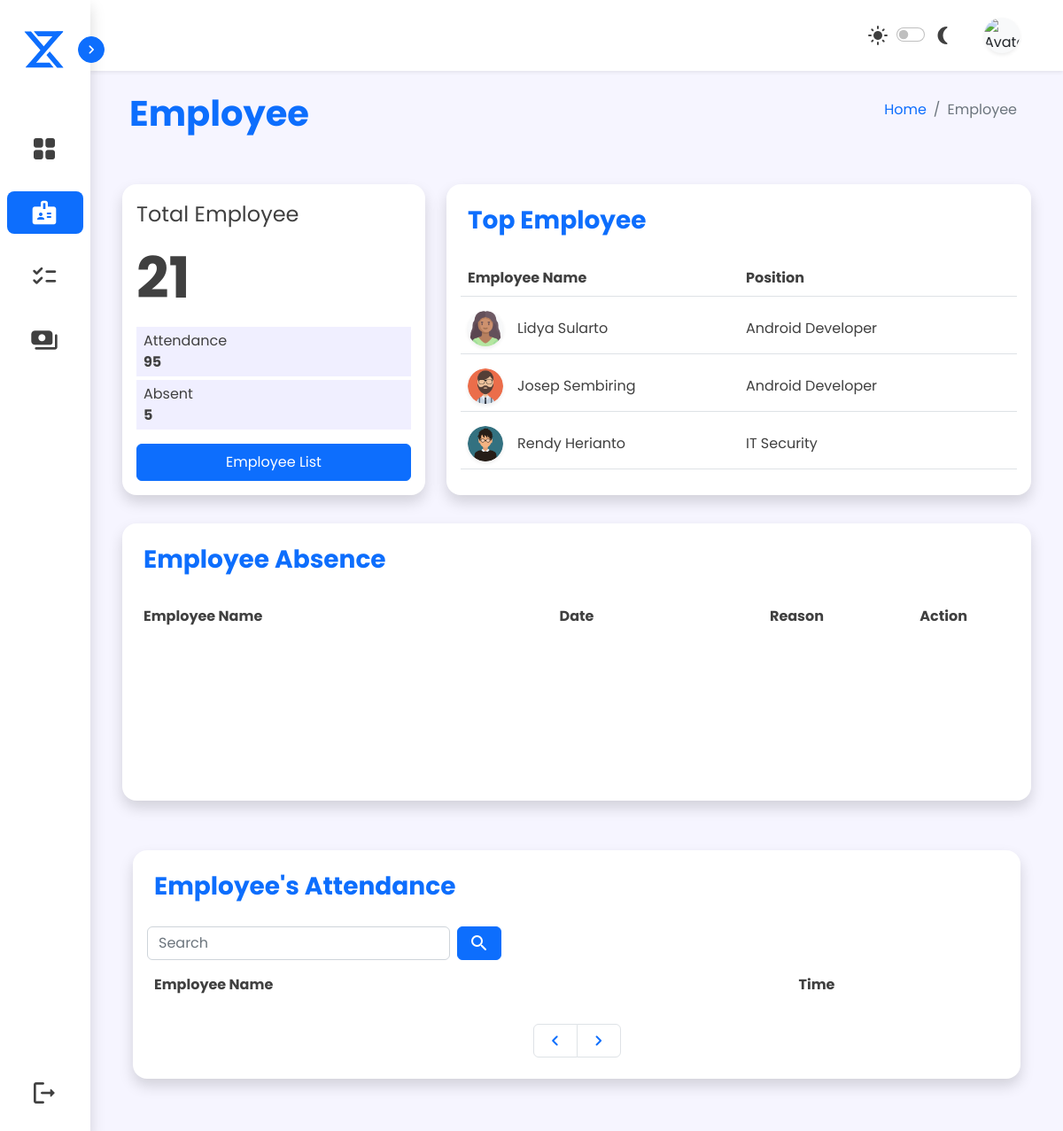
The page /sources/admin/admin-employee.php (signed in) on the database as committed earlier.
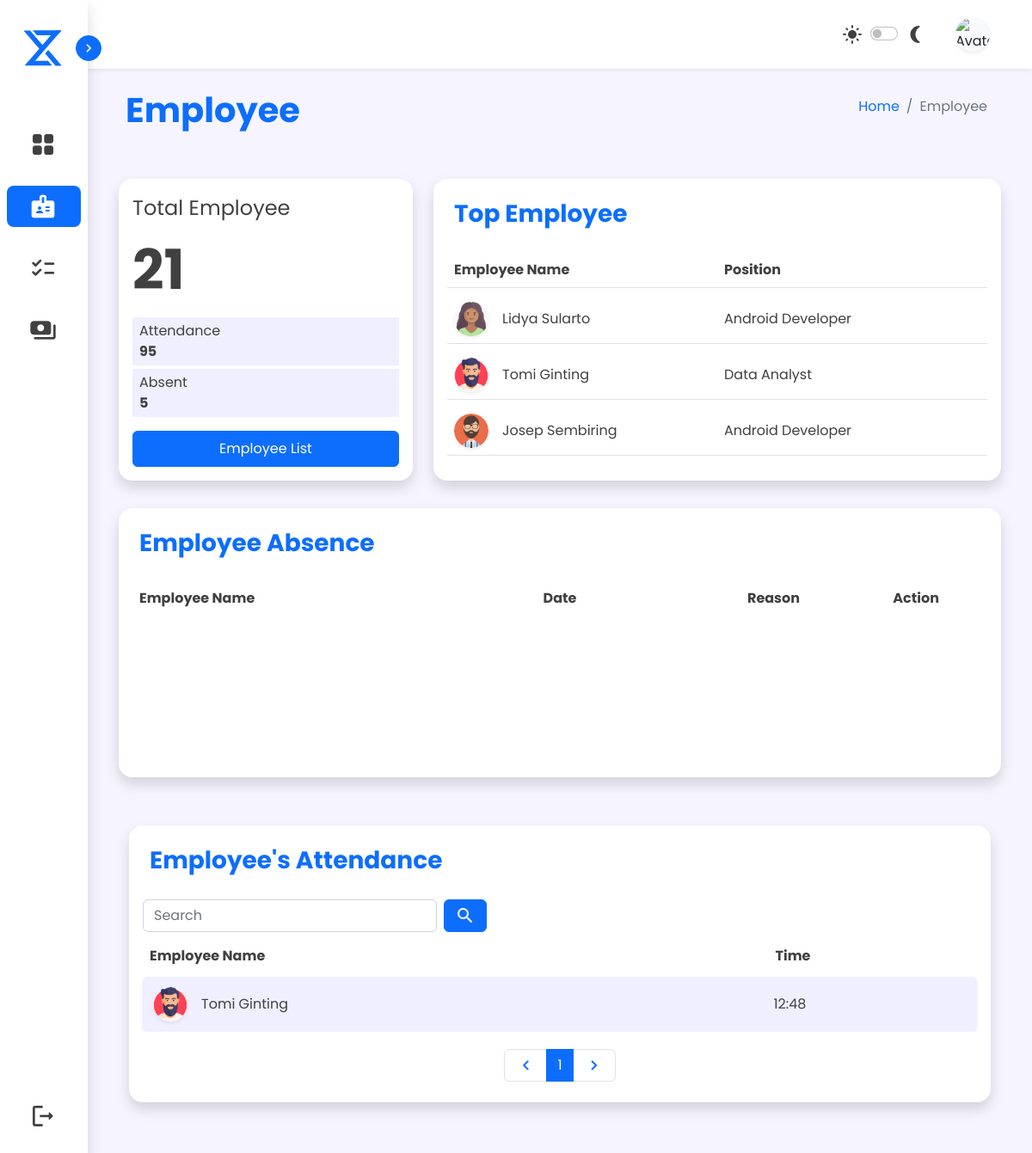
The same page on the database as committed later.
### tables this page shows
CREATE TABLE `top` (
  `id` int(11) NOT NULL,
  `kode_karyawan` varchar(10) NOT NULL,
  `jumlah_hadir` varchar(200) NOT NULL,
  `nama` varchar(50) NOT NULL
);

CREATE TABLE `karyawan_tetap` (
  `id` int(20) NOT NULL,
  `kode_karyawan` varchar(7) NOT NULL,
  `nama` varchar(50) NOT NULL,
  `nip` varchar(20) NOT NULL,
  `tanggal` date NOT NULL,
  `tempat` varchar(20) NOT NULL,
  `alamat` varchar(150) NOT NULL,
  `foto` varchar(100) NOT NULL,
  `posisi` varchar(20) NOT NULL,
  `jenis_kelamin` varchar(10) NOT NULL,
  `gaji` bigint(30) NOT NULL
);

CREATE TABLE `absensi` (
  `id` int(10) NOT NULL,
  `kode_karyawan` varchar(10) NOT NULL,
  `nama` varchar(50) NOT NULL,
  `tanggal` varchar(20) NOT NULL,
  `bulan` varchar(5) NOT NULL,
  `jam` varchar(20) NOT NULL,
  `keterangan` varchar(20) NOT NULL,
  `foto` varchar(50) NOT NULL,
  `surat` varchar(100) NOT NULL
);

### php/functions.php (called while the page is built)
<?php
function koneksi (){
    return mysqli_connect("localhost", "root", "", "perusahaan");
}
function query ($query){
    $koneksi = koneksi();
    $data = mysqli_query($koneksi, $query);
    if(mysqli_num_rows($data) > 1){
        $rows = [];
        while($row = mysqli_fetch_assoc($data)){
            $rows[] = $row;
        }
        return $rows;
    }else {
        $rows = mysqli_fetch_assoc($data);
        return $rows;
    }
}
?>

### sources/admin/admin-employee.php (the view, shortened to what the changed rows need)
<!DOCTYPE html>
<html lang="en">
<head>
    <link href="https://cdn.jsdelivr.net/npm/bootstrap@5.2.2/dist/css/bootstrap.min.css" rel="stylesheet"
 />
    <link rel="stylesheet" href="../../assets/style/main.css">
</head>
<?php
require '../../php/functions.php';
?>
<body class="d-flex">
    <div class="content col d-flex flex-column gap-3 mb-5">
        <div class="d-flex flex-column gap-4 px-2">
            <div class="d-flex header my-2 mx-0 mx-lg-4 px-1">
                <div class="d-flex flex-column flex-lg-row col justify-content-between px-1 px-lg-2">
                    <h1 class="fw-bold header">Employee</h1>
                </div>
            </div>
            <div class="d-flex col flex-column flex-xxl-row mx-1 mx-lg-4 gap-4">
                <div class="col-xxl-8 d-flex flex-column p-2 gap-3">
                    <div class="d-flex">
                        <div class="d-flex row col flex-column flex-lg-row gap-4 p-2">
                            <div class="container col rounded-4 shadow border-0 d-flex flex-column p-2 ">
                                <table class="table table-hover">
                                    <thead>
                                        <tr class="d-flex col px-2 py-1">
                                            <th class="col text">Employee Name</th>
                                            <th class="col text">Position</th>
                                        </tr>
                                    </thead>
                                    <tbody>
                                    <?php
                                        $data = mysqli_query($koneksi,"SELECT kode_karyawan, jumlah_hadir, nama FROM top ORDER BY jumlah_hadir DESC LIMIT 3");
                                        while($tampil = mysqli_fetch_array($data)) {
                                            $id = $tampil['kode_karyawan'];
                                            $get = query("SELECT * FROM karyawan_tetap WHERE kode_karyawan = '$id'");
                                    ?>
                                    <tr class="d-flex col px-2 py-1">
                                        <td class="col-6 d-flex align-items-center gap-3 ">
                                            <img id="profile-img" src="../user-img/<?= $get['foto']; ?>"
                                                class="rounded-circle bg-light shadow-sm" alt="Avatar" />
                                            <span class="text"><?= $tampil['nama'] ?></span>
                                        </td>
                                        <td class="col-6 d-flex align-items-center">
                                            <span class="text"><?= $get['posisi']; ?></span>
                                        </td>
                                    </tr>
                                    <?php } ?>
                                    </tbody>
                                </table>
                            </div>
                        </div>
                    </div>
                    <div class="d-flex row col p-2 flex-column flex-xxl-row">
                        <div class="container col rounded-4 shadow border-0 d-flex flex-column p-2">
                            <table class="table table-borderless">
                                <thead>
                                    <tr class="d-flex col px-2 py-1 ">
                                        <th class="col-8 col-sm-4 justify-content-center text">Employee Name</th>
                                        <th class="col-4 d-none d-md-flex justify-content-center text">Date</th>
                                        <th class="col d-none d-md-flex justify-content-center text">Reason</th>
                                        <th class="col d-flex justify-content-center text">Action</th>
                                    </tr>
                                </thead>
                            </table>
                        </div>
                    </div>
                </div>
                <div class="d-flex col flex-column col p-3">
                    <div class="container col rounded-4 shadow border-0 d-flex flex-column gap-1 p-2" id="attendance">
                        <table class="table table-borderless">
                            <thead>
                                <tr class="d-flex col px-2 py-1">
                                    <th class="col-9 text">Employee Name</th>
                                    <th class="col text">Time</th>
                                </tr>
                            </thead>
                            <?php
                            $date = date('d M Y');
                            $batas = 5;
                            $halaman = isset($_GET['halaman'])?(int)$_GET['halaman'] : 1;
                            $halaman_awal = ($halaman>1) ? ($halaman * $batas) - $batas : 0;
                            $data = mysqli_query($koneksi,"SELECT * FROM absensi WHERE tanggal = '$date' AND keterangan = 'Present' ");
                            $jumlah_data = mysqli_num_rows($data);
                            $total_halaman = ceil($jumlah_data / $batas);
                            if(isset($_POST['send'])){
                                $keyword = $_POST['cari'];
                                $user2 = mysqli_query($koneksi, "SELECT * FROM absensi WHERE tanggal = '$date' AND keterangan = 'Present'
                                AND nama LIKE '%$keyword%'");
                            }else {
                                $user2 = mysqli_query($koneksi,"SELECT * FROM absensi WHERE tanggal = '$date' AND keterangan = 'Present' limit $halaman_awal, $batas");
                            }
                            while($a = mysqli_fetch_assoc($user2)):
                            ?>
                            <tbody class="d-flex flex-column gap-2 px-2 overflow-hidden">
                                <tr class="d-flex align-items-center p-1 rounded-2 shadow-sm background">
                                    <td class="col-9 d-flex align-items-center gap-3 ">
                                        <img id="profile-img" src="../user-img/<?=$a['foto']?>"
                                            class="rounded-circle bg-light shadow-sm" alt="Avatar" />
                                        <span class="text"><?= $a['nama']; ?></span>
                                    </td>
                                    <td class="col">
                                        <span class="text"><?= $a['jam']; ?></span>
                                    </td>
                                </tr>
                                <?php endwhile; ?>
                            </tbody>
                        </table>
                        <nav aria-label="..." class="d-flex justify-content-center mt-auto">
                            <ul class="pagination">
                                <?php
                                for($x=1;$x<=$total_halaman;$x++):
                                ?>
                                <li class="page-item active" aria-current="page">
                                    <a class="page-link"
                                        href="?halaman=<?php echo $x ?>#attendance"><?php echo $x; ?></a>
                                </li>
                                <?php endfor; ?>
                            </ul>
                        </nav>
                    </div>
                </div>
            </div>
        </div>
    </div>
</body>
</html>

Rows that differ between the two databases and show on the page:
no longer on this page (row unchanged): top: karyawan_tetap.foto (picture), nama "Rendy Herianto", karyawan_tetap.posisi "IT Security"
now on this page (row edited): top: karyawan_tetap.foto (picture), nama "Tomi Ginting", karyawan_tetap.posisi "Data Analyst"
added absensi: foto (picture), nama "Tomi Ginting", jam "12:48"
Other text that changed with them:
new list line: "1"
